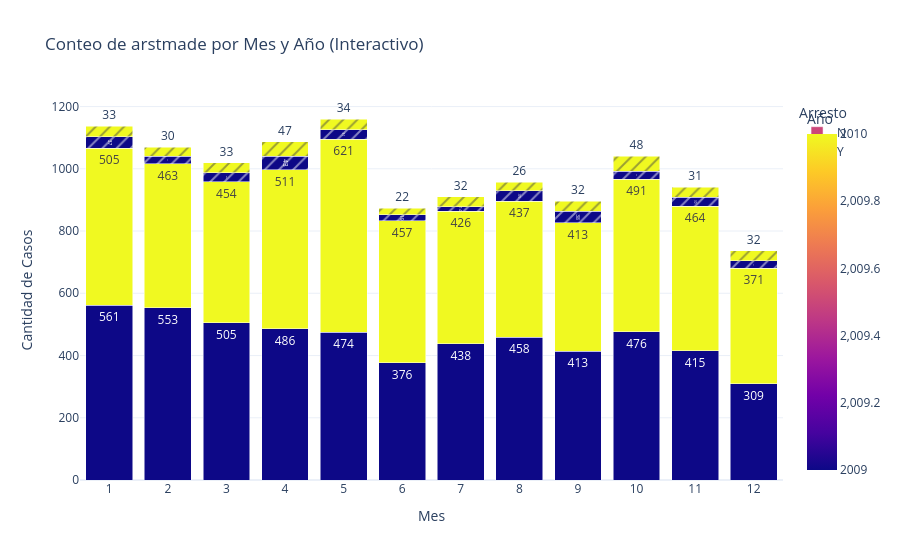

The notebook cell saved with this chart:
### Markdown cell above
Ambos años tienen una similar cantidad de procedimientos y arrestos, hubo un incremento de 149 casos más en 2010 que en 2009 y 52 más arrestos en 2010 que en 2009. Revisaremos la variable con un grafico por mes.

### Code cell
# 1. Preparar los datos (Agrupamos por mes, año y arstmade)
df_agrupado = df_copy_18.groupby(['month', 'year', 'arstmade']).size().reset_index(name='conteo')

# 2. Crear el gráfico de barras apiladas
# En Plotly, usamos 'facet_col' o simplemente combinamos las variables en 'color'
fig = px.bar(df_agrupado,
             x='month',
             y='conteo',
             color='year', # Diferenciamos por año con colores
             pattern_shape='arstmade', # Podemos usar patrones para diferenciar el arresto
             title='Conteo de arstmade por Mes y Año (Interactivo)',
             labels={'month': 'Mes', 'conteo': 'Cantidad de Casos', 'year': 'Año', 'arstmade': 'Arresto'},
             template='plotly_white',
             text_auto=True) # Esto pone los números automáticamente

# 3. Configurar para que sea apilado (por defecto lo es, pero aseguramos)
fig.update_layout(barmode='stack', xaxis={'dtick': 1})

fig.show()

### Figure 1 — Plotly figure (JSON) as saved in the notebook; plotly's stock layout.template omitted (floating-point values rounded to 4 significant figures)
{"data": [{"hovertemplate": "Arresto=N<br>Mes=%{x}<br>Cantidad de Casos=%{y}<br>Año=%{marker.color}<extra></extra>", "legendgroup": "N", "marker": {"color": [2009, 2010, 2009, 2010, 2009, 2010, 2009, 2010, 2009, 2010, 2009, 2010, 2009, 2010, 2009, 2010, 2009, 2010, 2009, 2010, 2009, 2010, 2009, 2010], "coloraxis": "coloraxis", "pattern": {"shape": ""}}, "name": "N", "orientation": "v", "showlegend": true, "textposition": "auto", "texttemplate": "%{y}", "type": "bar", "x": [1, 1, 2, 2, 3, 3, 4, 4, 5, 5, 6, 6, 7, 7, 8, 8, 9, 9, 10, 10, 11, 11, 12, 12], "xaxis": "x", "y": [561, 505, 553, 463, 505, 454, 486, 511, 474, 621, 376, 457, 438, 426, 458, 437, 413, 413, 476, 491, 415, 464, 309, 371], "yaxis": "y"}, {"hovertemplate": "Arresto=Y<br>Mes=%{x}<br>Cantidad de Casos=%{y}<br>Año=%{marker.color}<extra></extra>", "legendgroup": "Y", "marker": {"color": [2009, 2010, 2009, 2010, 2009, 2010, 2009, 2010, 2009, 2010, 2009, 2010, 2009, 2010, 2009, 2010, 2009, 2010, 2009, 2010, 2009, 2010, 2009, 2010], "coloraxis": "coloraxis", "pattern": {"shape": "/"}}, "name": "Y", "orientation": "v", "showlegend": true, "textposition": "auto", "texttemplate": "%{y}", "type": "bar", "x": [1, 1, 2, 2, 3, 3, 4, 4, 5, 5, 6, 6, 7, 7, 8, 8, 9, 9, 10, 10, 11, 11, 12, 12], "xaxis": "x", "y": [37, 33, 24, 30, 28, 33, 43, 47, 31, 34, 19, 22, 14, 32, 35, 26, 38, 32, 25, 48, 30, 31, 24, 32], "yaxis": "y"}], "layout": {"barmode": "stack", "coloraxis": {"colorbar": {"title": {"text": "Año"}}, "colorscale": [[0, "#0d0887"], [0.1111, "#46039f"], [0.2222, "#7201a8"], [0.3333, "#9c179e"], [0.4444, "#bd3786"], [0.5556, "#d8576b"], [0.6667, "#ed7953"], [0.7778, "#fb9f3a"], [0.8889, "#fdca26"], [1, "#f0f921"]]}, "legend": {"title": {"text": "Arresto"}, "tracegroupgap": 0}, "title": {"text": "Conteo de arstmade por Mes y Año (Interactivo)"}, "xaxis": {"anchor": "y", "domain": [0, 1], "dtick": 1, "title": {"text": "Mes"}}, "yaxis": {"anchor": "x", "domain": [0, 1], "title": {"text": "Cantidad de Casos"}}}}
